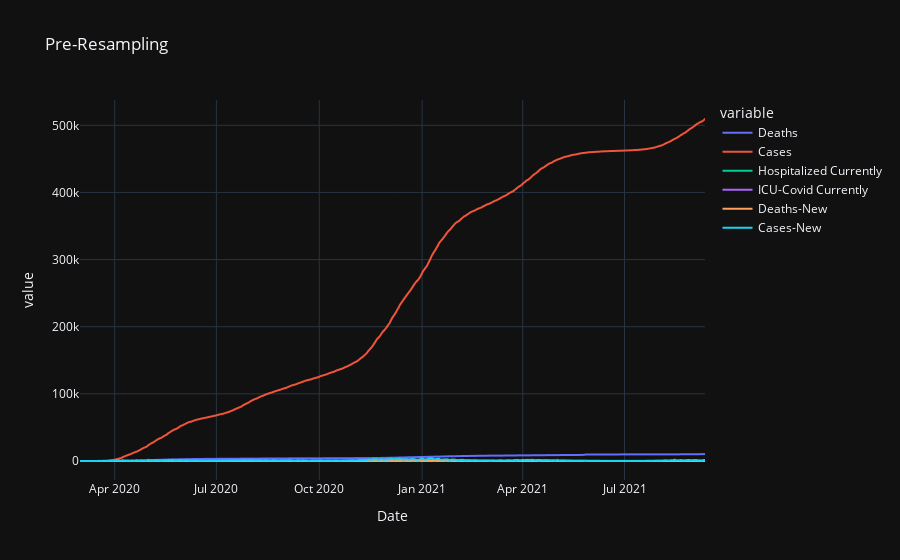
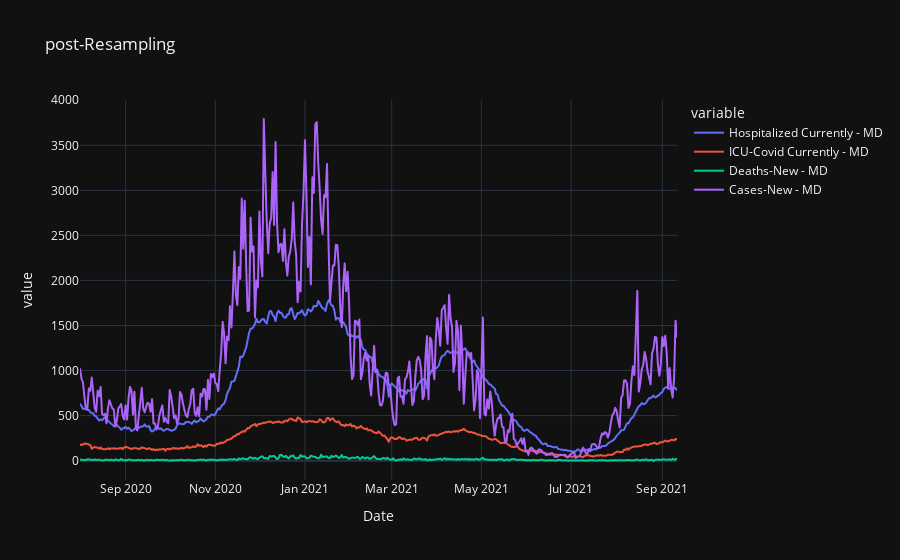

Here is the notebook cell these charts were saved with, in order:
### Code cell
test_df_py = af.get_state_df_ts_final(DF,'MD',agg_func= 'as_freq',ts_col=selected_cols,
                          rename_cols=True,fill_method='interpolate',diagnose=True)#state_first=False)

### Figure 1 — Plotly figure (JSON) as saved in the notebook; plotly's stock layout.template omitted (floating-point values rounded to 4 significant figures; data arrays with more than 128 entries replaced by an {"elided": "..."} marker saying what was removed)
{"data": [{"hovertemplate": "variable=Deaths<br>Date=%{x}<br>value=%{y}<extra></extra>", "legendgroup": "Deaths", "line": {"color": "#636efa", "dash": "solid"}, "marker": {"symbol": "circle"}, "mode": "lines", "name": "Deaths", "showlegend": true, "type": "scattergl", "x": {"elided": "557 str values"}, "xaxis": "x", "y": {"elided": "557 int values"}, "yaxis": "y"}, {"hovertemplate": "variable=Cases<br>Date=%{x}<br>value=%{y}<extra></extra>", "legendgroup": "Cases", "line": {"color": "#EF553B", "dash": "solid"}, "marker": {"symbol": "circle"}, "mode": "lines", "name": "Cases", "showlegend": true, "type": "scattergl", "x": {"elided": "557 str values"}, "xaxis": "x", "y": {"elided": "557 int values"}, "yaxis": "y"}, {"hovertemplate": "variable=Hospitalized Currently<br>Date=%{x}<br>value=%{y}<extra></extra>", "legendgroup": "Hospitalized Currently", "line": {"color": "#00cc96", "dash": "solid"}, "marker": {"symbol": "circle"}, "mode": "lines", "name": "Hospitalized Currently", "showlegend": true, "type": "scattergl", "x": {"elided": "557 str values"}, "xaxis": "x", "y": {"elided": "557 int values"}, "yaxis": "y"}, {"hovertemplate": "variable=ICU-Covid Currently<br>Date=%{x}<br>value=%{y}<extra></extra>", "legendgroup": "ICU-Covid Currently", "line": {"color": "#ab63fa", "dash": "solid"}, "marker": {"symbol": "circle"}, "mode": "lines", "name": "ICU-Covid Currently", "showlegend": true, "type": "scattergl", "x": {"elided": "557 str values"}, "xaxis": "x", "y": {"elided": "557 int values"}, "yaxis": "y"}, {"hovertemplate": "variable=Deaths-New<br>Date=%{x}<br>value=%{y}<extra></extra>", "legendgroup": "Deaths-New", "line": {"color": "#FFA15A", "dash": "solid"}, "marker": {"symbol": "circle"}, "mode": "lines", "name": "Deaths-New", "showlegend": true, "type": "scattergl", "x": {"elided": "557 str values"}, "xaxis": "x", "y": {"elided": "557 int values"}, "yaxis": "y"}, {"hovertemplate": "variable=Cases-New<br>Date=%{x}<br>value=%{y}<extra></extra>", "legendgroup": "Cases-New", "line": {"color": "#19d3f3", "dash": "solid"}, "marker": {"symbol": "circle"}, "mode": "lines", "name": "Cases-New", "showlegend": true, "type": "scattergl", "x": {"elided": "557 str values"}, "xaxis": "x", "y": {"elided": "557 int values"}, "yaxis": "y"}], "layout": {"legend": {"title": {"text": "variable"}, "tracegroupgap": 0}, "title": {"text": "Pre-Resampling"}, "xaxis": {"anchor": "y", "domain": [0, 1], "title": {"text": "Date"}}, "yaxis": {"anchor": "x", "domain": [0, 1], "title": {"text": "value"}}}}

### Figure 2 — Plotly figure (JSON) as saved in the notebook; plotly's stock layout.template omitted (floating-point values rounded to 4 significant figures; data arrays with more than 128 entries replaced by an {"elided": "..."} marker saying what was removed)
{"data": [{"hovertemplate": "variable=Hospitalized Currently - MD<br>Date=%{x}<br>value=%{y}<extra></extra>", "legendgroup": "Hospitalized Currently - MD", "line": {"color": "#636efa", "dash": "solid"}, "marker": {"symbol": "circle"}, "mode": "lines", "name": "Hospitalized Currently - MD", "showlegend": true, "type": "scattergl", "x": {"elided": "407 str values"}, "xaxis": "x", "y": {"elided": "407 float values"}, "yaxis": "y"}, {"hovertemplate": "variable=ICU-Covid Currently - MD<br>Date=%{x}<br>value=%{y}<extra></extra>", "legendgroup": "ICU-Covid Currently - MD", "line": {"color": "#EF553B", "dash": "solid"}, "marker": {"symbol": "circle"}, "mode": "lines", "name": "ICU-Covid Currently - MD", "showlegend": true, "type": "scattergl", "x": {"elided": "407 str values"}, "xaxis": "x", "y": {"elided": "407 int values"}, "yaxis": "y"}, {"hovertemplate": "variable=Deaths-New - MD<br>Date=%{x}<br>value=%{y}<extra></extra>", "legendgroup": "Deaths-New - MD", "line": {"color": "#00cc96", "dash": "solid"}, "marker": {"symbol": "circle"}, "mode": "lines", "name": "Deaths-New - MD", "showlegend": true, "type": "scattergl", "x": {"elided": "407 str values"}, "xaxis": "x", "y": {"elided": "407 float values"}, "yaxis": "y"}, {"hovertemplate": "variable=Cases-New - MD<br>Date=%{x}<br>value=%{y}<extra></extra>", "legendgroup": "Cases-New - MD", "line": {"color": "#ab63fa", "dash": "solid"}, "marker": {"symbol": "circle"}, "mode": "lines", "name": "Cases-New - MD", "showlegend": true, "type": "scattergl", "x": {"elided": "407 str values"}, "xaxis": "x", "y": {"elided": "407 float values"}, "yaxis": "y"}], "layout": {"legend": {"title": {"text": "variable"}, "tracegroupgap": 0}, "title": {"text": "post-Resampling"}, "xaxis": {"anchor": "y", "domain": [0, 1], "title": {"text": "Date"}}, "yaxis": {"anchor": "x", "domain": [0, 1], "title": {"text": "value"}}}}
